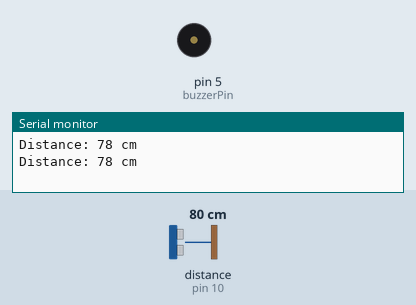
Bench run of a sketch on a simulated Arduino Uno, built with avr-gcc and run on an emulated ATmega328P. Shown: buzzer (waves = sounding), the last lines printed to the serial monitor. Wiring (inferred from the names in the program): ultrasonic range finder: trigger pin 9; echo pin 10. Inputs (shaded band) come from the test bench; at power-on: distance to the obstacle (sensor on pin 10) 80 cm. The echo pulse lasts 58.3 µs per cm.

Above: at 1.5 s.
1.6 s: distance to the obstacle (sensor on pin 10) set to 98 cm
5.1 s: distance to the obstacle (sensor on pin 10) set to 107 cm
At 6.2 s:
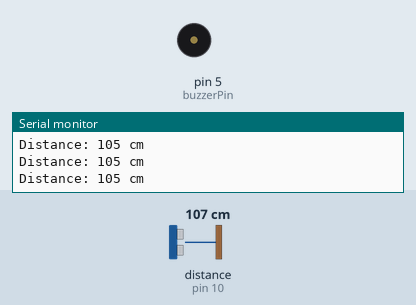
6.6 s: distance to the obstacle (sensor on pin 10) set to 9 cm
At 6.91 s:
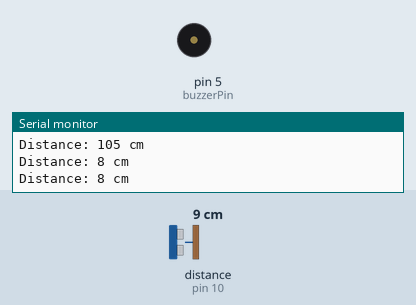
10.2 s: distance to the obstacle (sensor on pin 10) set to 7 cm
13.7 s: distance to the obstacle (sensor on pin 10) set to 4 cm
At 13.7 s:
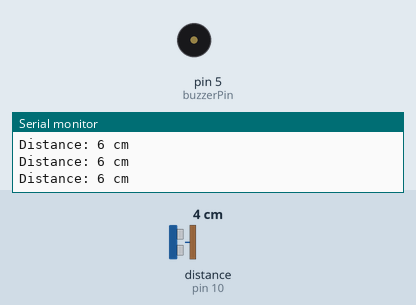
15.2 s: distance to the obstacle (sensor on pin 10) set to 35 cm
At 15.38 s:
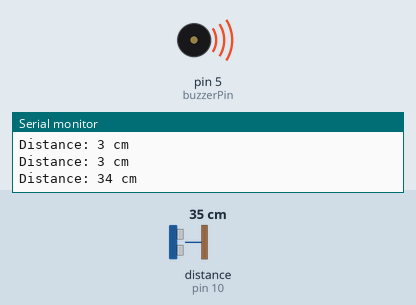
Timing chart, 0 to 19.7 s (numbered marks = the images above; inputs shaded):
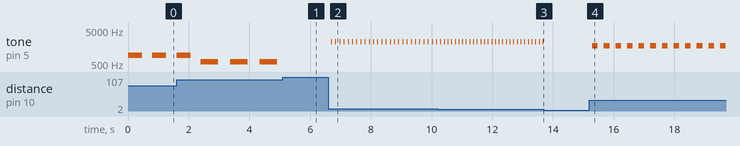

The sketch:

smart_blind_stick.ino
```cpp
#define trigPin 9
#define echoPin 10
#define buzzerPin 5

void setup() {
  pinMode(trigPin, OUTPUT);
  pinMode(echoPin, INPUT);
  pinMode(buzzerPin, OUTPUT);
  Serial.begin(9600);
}

void loop() {
  long duration;
  int distance;

  digitalWrite(trigPin, LOW);
  delayMicroseconds(2);
  digitalWrite(trigPin, HIGH);
  delayMicroseconds(10);
  digitalWrite(trigPin, LOW);

  duration = pulseIn(echoPin, HIGH, 30000);
  if (duration == 0) {
    distance = -1;
  } else {
    distance = duration * 0.034 / 2;
  }
  Serial.print("Distance: ");
  Serial.print(distance);
  Serial.println(" cm");

  if (distance >= 5 && distance <= 100) {
    int beepFreq = map(distance, 20, 100, 2000, 500);
    int beepDelay = map(distance, 20, 100, 100, 600);
    tone(buzzerPin, beepFreq, beepDelay);
    delay(beepDelay * 1.5);
    noTone(buzzerPin);
  } else {
    noTone(buzzerPin);
  }

  delay(100);
}
```

Measured:
- the behaviour switches between 102 and 103 cm on distance to the obstacle (sensor on pin 10) (found by bisection; images 0 and 1)
- the behaviour switches between 6 and 5 cm on distance to the obstacle (sensor on pin 10) (found by bisection; images 2 and 3)
- after the input at 5.1 s, tone on pin 5 (buzzerPin): stays silent (without the input it goes to 575 Hz after 0.21 s)
- after the input at 6.6 s, tone on pin 5 (buzzerPin): alternates 2225 Hz for 0.03 s and silent for 0.11 s, starting after 0.09 s
- after the input at 13.7 s, tone on pin 5 (buzzerPin): stops changing and stays silent
- after the input at 15.2 s, tone on pin 5 (buzzerPin): alternates 1738 Hz for 0.19 s and silent for 0.20 s, starting after 0.10 s
- by itself, tone on pin 5 (buzzerPin): repeats every 0.91 s: silent 0.34 s, 575 Hz 0.58 s
